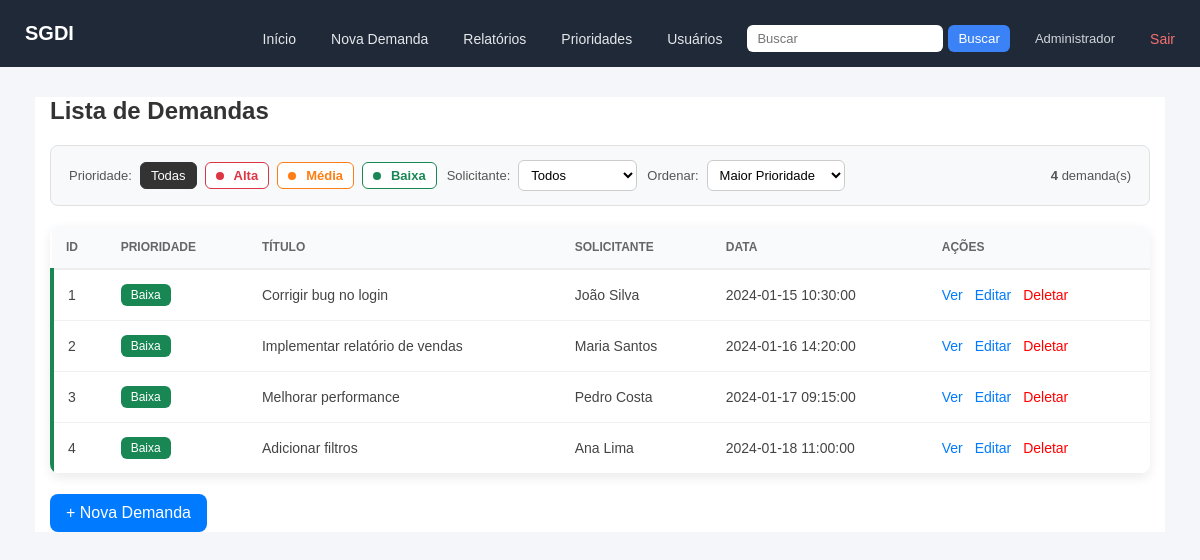
Page / (signed in) on the earlier database version.
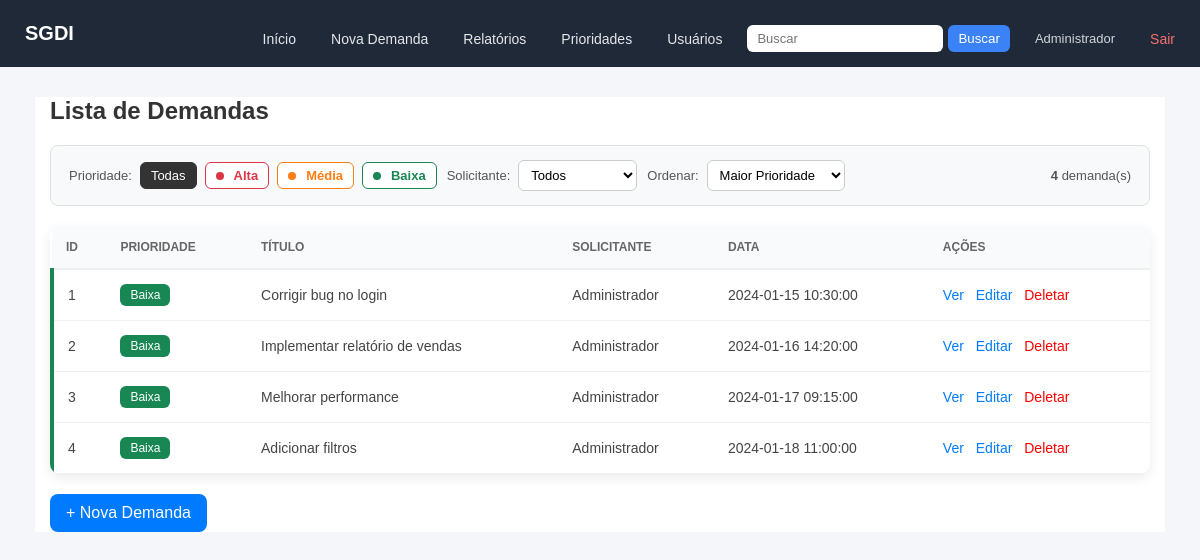
Same page on the later database version.
### tables this page shows
CREATE TABLE usuarios (
            id INTEGER PRIMARY KEY AUTOINCREMENT,
            nome TEXT NOT NULL,
            email TEXT NOT NULL UNIQUE,
            senha_hash TEXT NOT NULL,
            tipo TEXT NOT NULL DEFAULT 'solicitante',
            data_criacao TEXT NOT NULL
        );

CREATE TABLE demandas (
    id INTEGER PRIMARY KEY AUTOINCREMENT,
    titulo TEXT NOT NULL,
    descricao TEXT,
    solicitante TEXT,
    data_criacao TEXT NOT NULL,
    prioridade_id INTEGER NOT NULL, usuario_id INTEGER REFERENCES usuarios(id),
    FOREIGN KEY (prioridade_id) REFERENCES prioridades(id)
);

CREATE TABLE prioridades (
    id INTEGER PRIMARY KEY AUTOINCREMENT,
    nome TEXT NOT NULL UNIQUE,
    cor TEXT NOT NULL,
    nivel INTEGER NOT NULL UNIQUE,
    data_criacao TEXT NOT NULL
);

### app.py (the view)
@app.route('/')
@login_required
def index():
    conn = get_db()
    prioridades = carregar_prioridades(conn)
    usuarios = carregar_usuarios(conn)
    prioridade_id = request.args.get('prioridade_id', '').strip()
    solicitante_id = request.args.get('solicitante_id', '').strip()
    ordem = request.args.get('ordem', 'prioridade_maior').strip()
    ordens_validas = {
        'prioridade_maior': 'p.nivel ASC, d.data_criacao ASC',
        'prioridade_menor': 'p.nivel DESC, d.data_criacao ASC',
        'data_desc': 'd.data_criacao DESC',
        'data_asc': 'd.data_criacao ASC',
        'titulo': 'd.titulo ASC',
    }
    order_clause = ordens_validas.get(ordem, 'p.nivel ASC, d.data_criacao ASC')
    is_admin = session.get('usuario_tipo') == 'admin'
    usuario_id = session.get('usuario_id')
    conditions = []
    params = []
    if not is_admin:
        conditions.append('d.usuario_id = ?')
        params.append(usuario_id)
    if prioridade_id:
        conditions.append('d.prioridade_id = ?')
        params.append(prioridade_id)
    if solicitante_id:
        conditions.append('d.usuario_id = ?')
        params.append(solicitante_id)
    where_clause = ('WHERE ' + ' AND '.join(conditions)) if conditions else ''
    demandas = conn.execute(
        f'''
        SELECT d.*, p.nome AS prioridade_nome, p.cor AS prioridade_cor, p.nivel AS prioridade_nivel
        FROM demandas d
        JOIN prioridades p ON p.id = d.prioridade_id
        {where_clause}
        ORDER BY {order_clause}
        ''',
        params,
    ).fetchall()
    conn.close()
    return render_template(
        'index.html',
        demandas=demandas,
        prioridades=prioridades,
        usuarios=usuarios,
        prioridade_filtro=prioridade_id,
        solicitante_filtro=solicitante_id,
        ordem=ordem,
    )

### app.py (called while the page is built)
def get_db():
    conn = sqlite3.connect(DATABASE)
    conn.row_factory = sqlite3.Row
    conn.create_function("UNACCENT", 1, lambda x: unidecode(x) if x else "")
    return conn

def login_required(f):
    @wraps(f)
    def decorated(*args, **kwargs):
        if 'usuario_id' not in session:
            flash('Faça login para continuar.')
            return redirect(url_for('login'))
        return f(*args, **kwargs)
    return decorated

def carregar_usuarios(conn):
    return conn.execute(
        'SELECT id, nome, email, tipo FROM usuarios ORDER BY nome'
    ).fetchall()

def carregar_prioridades(conn):
    return conn.execute('SELECT * FROM prioridades ORDER BY nivel ASC, data_criacao ASC').fetchall()

### templates/index.html (shortened to what this page needs)
{% extends "base.html" %}
{% block content %}
<div class="demanda-wrapper">
    <h2>Lista de Demandas</h2>
    <div class="filtros-bar">
        <div class="filtros-grupo">
            <span class="filtros-label">Prioridade:</span>
            <a href="/?solicitante_id={{ solicitante_filtro }}&ordem={{ ordem }}"
               class="filtro-btn{% if not prioridade_filtro %} filtro-btn-ativo{% endif %}">
                Todas
            </a>
            {% for p in prioridades %}
            <a href="/?prioridade_id={{ p['id'] }}&solicitante_id={{ solicitante_filtro }}&ordem={{ ordem }}"
               class="filtro-btn{% if prioridade_filtro == p['id']|string %} filtro-btn-ativo{% endif %}"
               style="{% if prioridade_filtro == p['id']|string %}background-color: {{ p['cor'] }}; border-color: {{ p['cor'] }}; color: #fff;{% else %}border-color: {{ p['cor'] }}; color: {{ p['cor'] }};{% endif %}">
                <span class="filtro-dot" style="background-color: {{ p['cor'] }};"></span>
                {{ p['nome'] }}
            </a>
            {% endfor %}
        </div>
        <div class="filtros-grupo">
            <span class="filtros-label">Solicitante:</span>
            <form method="GET" action="/" style="display:inline;">
                <select name="solicitante_id" class="filtro-select" onchange="this.form.submit()">
                    <option value="">Todos</option>
                </select>
            </form>
        </div>
        <div class="filtros-grupo">
            <span class="filtros-label">Ordenar:</span>
            <form method="GET" action="/" style="display:inline;">
                <select name="ordem" class="filtro-select" onchange="this.form.submit()">
                    <option value="prioridade_maior" {% if ordem == 'prioridade_maior' %}selected{% endif %}>Maior Prioridade</option>
                </select>
            </form>
        </div>
        <span class="filtros-contagem">
            <strong>{{ demandas|length }}</strong> demanda(s)
        </span>
    </div>
    <div class="demanda-card">
        <table>
            <thead>
                <tr>
                    <th>ID</th>
                    <th>Prioridade</th>
                    <th>Título</th>
                    <th>Solicitante</th>
                    <th>Data</th>
                    <th>Ações</th>
                </tr>
            </thead>
            <tbody>
                {% for demanda in demandas %}
                <tr style="border-left: 4px solid {{ demanda['prioridade_cor'] }};">
                    <td>{{ demanda['id'] }}</td>
                    <td>
                        <span class="prioridade-tag"
                              data-priority-color="{{ demanda['prioridade_cor'] }}">
                            {{ demanda['prioridade_nome'] }}
                        </span>
                    </td>
                    <td>{{ demanda['titulo'] }}</td>
                    <td>{{ demanda['solicitante'] }}</td>
                    <td>{{ demanda['data_criacao'] }}</td>
                    <td class="acoes">
                        <a href="/detalhes/{{ demanda['id'] }}">Ver</a>
                        {% if session.get('usuario_tipo') == 'admin' or demanda['usuario_id'] == session.get('usuario_id') %}
                        <a href="/editar/{{ demanda['id'] }}">Editar</a>
                        {% endif %}
                        {% if session.get('usuario_tipo') == 'admin' %}
                        <a href="/deletar/{{ demanda['id'] }}" class="deletar">Deletar</a>
                        {% endif %}
                    </td>
                </tr>
                {% endfor %}
            </tbody>
        </table>
    </div>
    <a href="/nova_demanda" class="nova-demanda-btn">
        + Nova Demanda
    </a>
</div>
{% endblock %}

### templates/base.html (shortened to what this page needs)
<!DOCTYPE html>
<html>
<head>
    <link rel="stylesheet" href="{{ url_for('static', filename='style.css') }}">
</head>
<body>
    <div class="header">
        <h1>SGDI</h1>
        <div class="menu">
            <a href="/">Início</a>
            <a href="/nova_demanda">Nova Demanda</a>
            {% if session.get('usuario_tipo') == 'admin' %}
            <a href="/relatorios">Relatórios</a>
            <a href="/prioridades">Prioridades</a>
            <a href="/usuarios">Usuários</a>
            {% endif %}
            <form action="/buscar" method="GET">
                <input type="text" name="q" placeholder="Buscar">
                <button type="submit">Buscar</button>
            </form>
            <span class="usuario-info">{{ session.get('usuario_nome', '') }}</span>
            <a href="/logout" class="menu-logout">Sair</a>
        </div>
    </div>
    <div class="container">
        {% block content %}{% endblock %}
    </div>
</body>
</html>

Differences in the rows shown:
no longer on this page (row unchanged): usuarios: get "Administrador"
changed demandas "Corrigir bug no login": solicitante "João Silva" → "Administrador"
changed demandas "Implementar relatório de vendas": solicitante "Maria Santos" → "Administrador"
changed demandas "Melhorar performance": solicitante "Pedro Costa" → "Administrador"
changed demandas "Adicionar filtros": solicitante "Ana Lima" → "Administrador"
Other differences:
{{ session.get('usuario_nome', '') }}: (not shown) → "Administrador"
